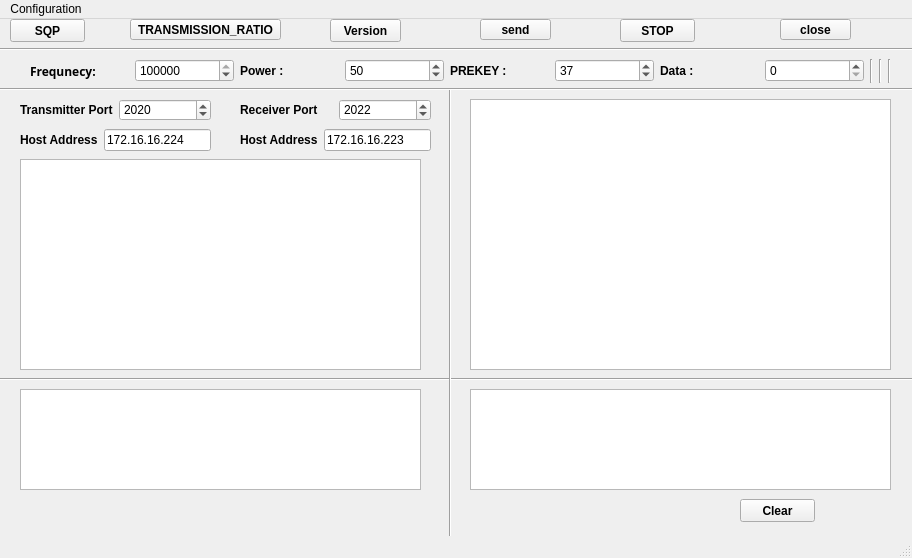
<?xml version="1.0" encoding="UTF-8"?>
<ui version="4.0">
 <class>tcpacars</class>
 <widget class="QMainWindow" name="tcpacars">
  <property name="geometry">
   <rect>
    <x>0</x>
    <y>0</y>
    <width>912</width>
    <height>558</height>
   </rect>
  </property>
  <property name="windowTitle">
   <string>MainWindow</string>
  </property>
  <widget class="QWidget" name="centralwidget">
   <widget class="QWidget" name="layoutWidget_3">
    <property name="geometry">
     <rect>
      <x>240</x>
      <y>110</y>
      <width>191</width>
      <height>22</height>
     </rect>
    </property>
    <layout class="QHBoxLayout" name="horizontalLayout_31">
     <item>
      <widget class="QLabel" name="label_49">
       <property name="font">
        <font>
         <weight>75</weight>
         <bold>true</bold>
        </font>
       </property>
       <property name="text">
        <string>Host Address</string>
       </property>
      </widget>
     </item>
     <item>
      <widget class="QLineEdit" name="lineEditip_13">
       <property name="text">
        <string>172.16.16.223</string>
       </property>
      </widget>
     </item>
    </layout>
   </widget>
   <widget class="QPushButton" name="version">
    <property name="geometry">
     <rect>
      <x>330</x>
      <y>0</y>
      <width>71</width>
      <height>23</height>
     </rect>
    </property>
    <property name="font">
     <font>
      <weight>75</weight>
      <bold>true</bold>
     </font>
    </property>
    <property name="text">
     <string>Version</string>
    </property>
   </widget>
   <widget class="QPlainTextEdit" name="plainTextEdit">
    <property name="geometry">
     <rect>
      <x>470</x>
      <y>80</y>
      <width>421</width>
      <height>271</height>
     </rect>
    </property>
    <property name="font">
     <font>
      <weight>75</weight>
      <bold>true</bold>
     </font>
    </property>
   </widget>
   <widget class="QPlainTextEdit" name="plainTextEdit_3">
    <property name="geometry">
     <rect>
      <x>470</x>
      <y>370</y>
      <width>421</width>
      <height>101</height>
     </rect>
    </property>
    <property name="font">
     <font>
      <weight>75</weight>
      <bold>true</bold>
     </font>
    </property>
   </widget>
   <widget class="Line" name="line_20">
    <property name="geometry">
     <rect>
      <x>0</x>
      <y>350</y>
      <width>1091</width>
      <height>20</height>
     </rect>
    </property>
    <property name="orientation">
     <enum>Qt::Horizontal</enum>
    </property>
   </widget>
   <widget class="QPushButton" name="sqp">
    <property name="geometry">
     <rect>
      <x>10</x>
      <y>0</y>
      <width>75</width>
      <height>23</height>
     </rect>
    </property>
    <property name="font">
     <font>
      <weight>75</weight>
      <bold>true</bold>
     </font>
    </property>
    <property name="text">
     <string>SQP</string>
    </property>
   </widget>
   <widget class="QPushButton" name="send">
    <property name="geometry">
     <rect>
      <x>480</x>
      <y>0</y>
      <width>71</width>
      <height>21</height>
     </rect>
    </property>
    <property name="font">
     <font>
      <weight>75</weight>
      <bold>true</bold>
     </font>
    </property>
    <property name="text">
     <string>send</string>
    </property>
   </widget>
   <widget class="QPushButton" name="STOP">
    <property name="geometry">
     <rect>
      <x>620</x>
      <y>0</y>
      <width>75</width>
      <height>23</height>
     </rect>
    </property>
    <property name="font">
     <font>
      <weight>75</weight>
      <bold>true</bold>
     </font>
    </property>
    <property name="text">
     <string>STOP</string>
    </property>
   </widget>
   <widget class="QWidget" name="layoutWidget_5">
    <property name="geometry">
     <rect>
      <x>20</x>
      <y>80</y>
      <width>191</width>
      <height>22</height>
     </rect>
    </property>
    <layout class="QHBoxLayout" name="horizontalLayout_32">
     <item>
      <widget class="QLabel" name="label_50">
       <property name="font">
        <font>
         <weight>75</weight>
         <bold>true</bold>
        </font>
       </property>
       <property name="text">
        <string>Transmitter Port</string>
       </property>
      </widget>
     </item>
     <item>
      <widget class="QSpinBox" name="spinBox_19">
       <property name="maximum">
        <number>862747474</number>
       </property>
       <property name="value">
        <number>2020</number>
       </property>
      </widget>
     </item>
    </layout>
   </widget>
   <widget class="QWidget" name="layoutWidget_4">
    <property name="geometry">
     <rect>
      <x>240</x>
      <y>80</y>
      <width>191</width>
      <height>22</height>
     </rect>
    </property>
    <layout class="QHBoxLayout" name="horizontalLayout_33">
     <item>
      <widget class="QLabel" name="label_51">
       <property name="font">
        <font>
         <weight>75</weight>
         <bold>true</bold>
        </font>
       </property>
       <property name="text">
        <string>Receiver Port</string>
       </property>
      </widget>
     </item>
     <item>
      <widget class="QSpinBox" name="spinBox_20">
       <property name="maximum">
        <number>862747474</number>
       </property>
       <property name="value">
        <number>2022</number>
       </property>
      </widget>
     </item>
    </layout>
   </widget>
   <widget class="QWidget" name="layoutWidget_2">
    <property name="geometry">
     <rect>
      <x>20</x>
      <y>110</y>
      <width>191</width>
      <height>22</height>
     </rect>
    </property>
    <layout class="QHBoxLayout" name="horizontalLayout_34">
     <item>
      <widget class="QLabel" name="label_52">
       <property name="font">
        <font>
         <weight>75</weight>
         <bold>true</bold>
        </font>
       </property>
       <property name="text">
        <string>Host Address</string>
       </property>
      </widget>
     </item>
     <item>
      <widget class="QLineEdit" name="lineEditip_14">
       <property name="text">
        <string>172.16.16.224</string>
       </property>
      </widget>
     </item>
    </layout>
   </widget>
   <widget class="QPushButton" name="clear">
    <property name="geometry">
     <rect>
      <x>740</x>
      <y>480</y>
      <width>75</width>
      <height>23</height>
     </rect>
    </property>
    <property name="font">
     <font>
      <weight>75</weight>
      <bold>true</bold>
     </font>
    </property>
    <property name="text">
     <string>Clear</string>
    </property>
   </widget>
   <widget class="QWidget" name="layoutWidget">
    <property name="geometry">
     <rect>
      <x>30</x>
      <y>40</y>
      <width>861</width>
      <height>24</height>
     </rect>
    </property>
    <layout class="QHBoxLayout" name="horizontalLayout_35">
     <item>
      <widget class="QLabel" name="label_53">
       <property name="font">
        <font>
         <family>Lucida Sans</family>
         <weight>75</weight>
         <bold>true</bold>
        </font>
       </property>
       <property name="text">
        <string>Frequnecy:</string>
       </property>
      </widget>
     </item>
     <item>
      <widget class="QSpinBox" name="frequence_7">
       <property name="maximum">
        <number>123456789</number>
       </property>
       <property name="value">
        <number>118025</number>
       </property>
      </widget>
     </item>
     <item>
      <widget class="QLabel" name="label_54">
       <property name="font">
        <font>
         <weight>75</weight>
         <bold>true</bold>
        </font>
       </property>
       <property name="text">
        <string>Power :</string>
       </property>
      </widget>
     </item>
     <item>
      <widget class="QSpinBox" name="puissance_7">
       <property name="value">
        <number>50</number>
       </property>
      </widget>
     </item>
     <item>
      <widget class="QLabel" name="label_55">
       <property name="font">
        <font>
         <weight>75</weight>
         <bold>true</bold>
        </font>
       </property>
       <property name="text">
        <string>PREKEY :</string>
       </property>
      </widget>
     </item>
     <item>
      <widget class="QSpinBox" name="prekey_7">
       <property name="minimum">
        <number>0</number>
       </property>
       <property name="stepType">
        <enum>QAbstractSpinBox::DefaultStepType</enum>
       </property>
       <property name="value">
        <number>37</number>
       </property>
      </widget>
     </item>
     <item>
      <widget class="QLabel" name="label_56">
       <property name="font">
        <font>
         <weight>75</weight>
         <bold>true</bold>
        </font>
       </property>
       <property name="text">
        <string>Data :</string>
       </property>
      </widget>
     </item>
     <item>
      <widget class="QSpinBox" name="spinBox_21">
       <property name="minimum">
        <number>0</number>
       </property>
       <property name="maximum">
        <number>1234567896</number>
       </property>
       <property name="stepType">
        <enum>QAbstractSpinBox::DefaultStepType</enum>
       </property>
      </widget>
     </item>
     <item>
      <widget class="Line" name="line_24">
       <property name="orientation">
        <enum>Qt::Vertical</enum>
       </property>
      </widget>
     </item>
     <item>
      <widget class="Line" name="line_25">
       <property name="orientation">
        <enum>Qt::Vertical</enum>
       </property>
      </widget>
     </item>
     <item>
      <widget class="Line" name="line_26">
       <property name="orientation">
        <enum>Qt::Vertical</enum>
       </property>
      </widget>
     </item>
    </layout>
   </widget>
   <widget class="QPushButton" name="close">
    <property name="geometry">
     <rect>
      <x>780</x>
      <y>0</y>
      <width>71</width>
      <height>21</height>
     </rect>
    </property>
    <property name="font">
     <font>
      <weight>75</weight>
      <bold>true</bold>
     </font>
    </property>
    <property name="text">
     <string>close</string>
    </property>
   </widget>
   <widget class="Line" name="line_2">
    <property name="geometry">
     <rect>
      <x>440</x>
      <y>70</y>
      <width>20</width>
      <height>511</height>
     </rect>
    </property>
    <property name="orientation">
     <enum>Qt::Vertical</enum>
    </property>
   </widget>
   <widget class="QPlainTextEdit" name="plainTextEdit_4">
    <property name="geometry">
     <rect>
      <x>20</x>
      <y>370</y>
      <width>401</width>
      <height>101</height>
     </rect>
    </property>
    <property name="font">
     <font>
      <weight>75</weight>
      <bold>true</bold>
     </font>
    </property>
   </widget>
   <widget class="QPlainTextEdit" name="plainTextEdit_2">
    <property name="geometry">
     <rect>
      <x>20</x>
      <y>140</y>
      <width>401</width>
      <height>211</height>
     </rect>
    </property>
    <property name="font">
     <font>
      <weight>75</weight>
      <bold>true</bold>
     </font>
    </property>
   </widget>
   <widget class="QPushButton" name="TRANSMISSION_RATIO">
    <property name="geometry">
     <rect>
      <x>130</x>
      <y>0</y>
      <width>151</width>
      <height>21</height>
     </rect>
    </property>
    <property name="font">
     <font>
      <weight>75</weight>
      <bold>true</bold>
     </font>
    </property>
    <property name="text">
     <string>TRANSMISSION_RATIO</string>
    </property>
   </widget>
   <widget class="Line" name="line_27">
    <property name="geometry">
     <rect>
      <x>-130</x>
      <y>20</y>
      <width>1181</width>
      <height>20</height>
     </rect>
    </property>
    <property name="orientation">
     <enum>Qt::Horizontal</enum>
    </property>
   </widget>
   <widget class="Line" name="line_4">
    <property name="geometry">
     <rect>
      <x>-100</x>
      <y>60</y>
      <width>1131</width>
      <height>20</height>
     </rect>
    </property>
    <property name="orientation">
     <enum>Qt::Horizontal</enum>
    </property>
   </widget>
  </widget>
  <widget class="QMenuBar" name="menubar">
   <property name="geometry">
    <rect>
     <x>0</x>
     <y>0</y>
     <width>912</width>
     <height>21</height>
    </rect>
   </property>
   <widget class="QMenu" name="menuConfiguration">
    <property name="title">
     <string>Configuration</string>
    </property>
    <widget class="QMenu" name="menuTransmitter">
     <property name="title">
      <string>Transmitter</string>
     </property>
     <addaction name="actionPARAM_REQ"/>
     <addaction name="actionPWR_SET_REQ"/>
     <addaction name="actionMODE_SET_REQ"/>
     <addaction name="actionPURGE_REQ"/>
     <addaction name="actionUNIT_DATA_REQ"/>
    </widget>
    <widget class="QMenu" name="menuReceiver">
     <property name="title">
      <string>Receiver</string>
     </property>
     <addaction name="actionPARAM_REQ_2"/>
     <addaction name="actionMODE_SET_REQ_2"/>
    </widget>
    <addaction name="menuTransmitter"/>
    <addaction name="menuReceiver"/>
   </widget>
   <addaction name="menuConfiguration"/>
  </widget>
  <widget class="QStatusBar" name="statusbar"/>
  <action name="actionPARAM_REQ">
   <property name="text">
    <string>PARAM_REQ</string>
   </property>
  </action>
  <action name="actionPARAM_REQ_2">
   <property name="text">
    <string>PARAM_REQ</string>
   </property>
  </action>
  <action name="actionPWR_SET_REQ">
   <property name="text">
    <string>PWR_SET_REQ</string>
   </property>
  </action>
  <action name="actionMODE_SET_REQ">
   <property name="text">
    <string>MODE_SET_REQ</string>
   </property>
  </action>
  <action name="actionMODE_SET_REQ_2">
   <property name="text">
    <string>MODE_SET_REQ</string>
   </property>
  </action>
  <action name="actionPURGE_REQ">
   <property name="text">
    <string>PURGE_REQ</string>
   </property>
  </action>
  <action name="actionUNIT_DATA_REQ">
   <property name="text">
    <string>UNIT_DATA_REQ</string>
   </property>
  </action>
 </widget>
 <resources/>
 <connections/>
</ui>
